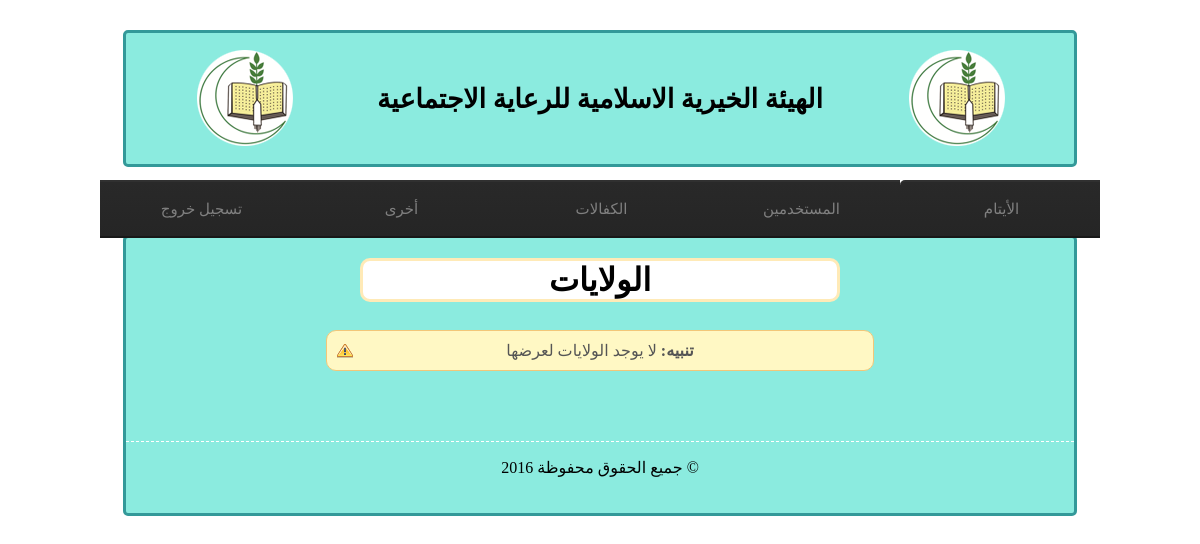
The app's page /admin/states/showState.php, older data.
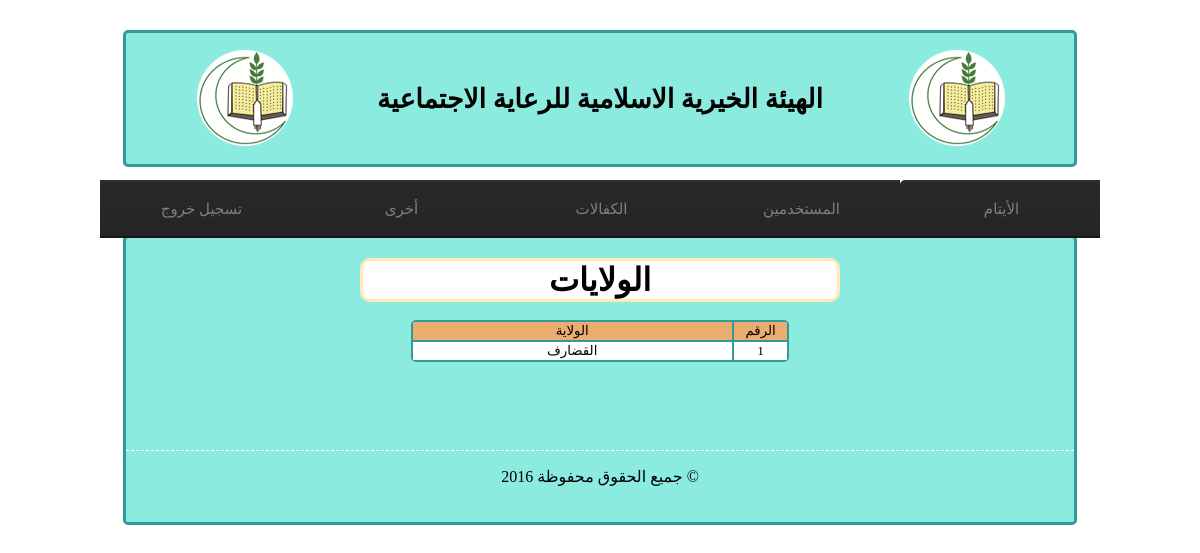
The same page, newer data.
### tables this page shows
CREATE TABLE IF NOT EXISTS `state` (
  `id` int(11) NOT NULL AUTO_INCREMENT,
  `name` varchar(100) NOT NULL,
  UNIQUE KEY `id_4` (`id`),
  KEY `id` (`id`),
  KEY `id_2` (`id`),
  KEY `id_3` (`id`)
);

### utils/stateAPI.php (called while the page is built, shortened)
<?php
function fp_states_get($extra = ''){
	$query = sprintf("SELECT * FROM `state` %s",$extra);
	$qresult = @mysql_query($query);
	$rcount = mysql_num_rows($qresult);
	if($rcount == 0 )  return 0 ;
	$states = array();
	for($i = 0 ; $i < $rcount ; $i++)
		$states[@count($states)] = @mysql_fetch_object($qresult);
	return $states ;
	}
?>

### admin/states/showState.php (the view, shortened to what this page needs)
<?php
	include('../../utils/stateAPI.php');
        include('../../utils/error_handler.php');
        $states = fp_states_get();
?>
<!DOCTYPE html PUBLIC "-//W3C//DTD XHTML 1.0 Transitional//EN" "http://www.w3.org/TR/xhtml1/DTD/xhtml1-transitional.dtd">
<html xmlns="http://www.w3.org/1999/xhtml">
<head>
<link href="../../style/pageStyle.css" rel="stylesheet" type="text/css" />
</head>
<body>
<div id="title">
<table width="90%" border="0" align="center">
  <tr>
    <td><img src="../../images/logo.png" /></td>
    <td><h1>الهيئة الخيرية الاسلامية للرعاية الاجتماعية</h1></td>
    <td><img src="../../images/logo.png" /></td>
  </tr>
</table>
</div>
<div class="menu">
	<table align="center">
    <tr>
        <td>
            <div class="container" id="main" role="main" align="center" >
            <ul class="menu" >
                <li><a href="#">الأيتام</a>
                </li>
                <li><a href="#">المستخدمين</a>
                </li>
                <li><a href="#">الكفالات</a>
                </li>
                <li><a href="#">أخرى</a>
                </li>
                <li><a href="../../utils/logout.php">تسجيل خروج</a></li>
            </ul>
            </div>
        </td>
    </tr>
</table>
</div>
<div class="main">
<h1 align="center" class="adress">  الولايات </h1>
<br />
<?php
    if($states == 0 ||$states == -1 ) {
            fp_err_show_records("الولايات");
        }
	$ucount = @count($states);
?>
<table width="40%" align="center" class="table">
    <tr align="center" class="table_header">
    <td width="40%">الولاية </td>
    <td width="5%">الرقم</td>
  </tr>
  <?php
  	for($i = 0 ; $i < $ucount ; $i++){
		$state = $states[$i];
  ?>
    <tr align="center" class="table_data<?php echo $i%2?>"  >
    <td><?php echo $state->name?></td>
    <td><?php echo $i+1?></td>
  </tr>
  <?php }
  ?>
  </table>
<br />
<div id="footer">
  <p>جميع الحقوق محفوظة 2016 &copy;</p>
</div>
</div>
</body>
</html>

### utils/error_handler.php (shortened to what this page needs)
<?php
 function fp_err_show_records($name){
 echo '
             <div style="text-align:center;color:#fff;">
                <div class="alert-box warning"><span>تنبيه: </span>لا يوجد '.$name.' لعرضها
                </div>
                </div>
                <div id="footer">
                <p>جميع الحقوق محفوظة 2016 &copy;</p>
               </div>';
            die() ;
}
?>

### style/pageStyle.css (style rules this page uses)
* { font-family:Droid Arabic Kufi; }
* td { font-size: 10pt; }
.main { width:80%; margin:0 auto ; border:#399 solid 3px ; border-radius:5px; margin-top:10px; padding:20px 0 20px 0 ; background:#8BEBDF; }
#title { padding:10px 0 10px 0 ; width:80%; margin:0 auto ; border:#399 solid 3px ; border-radius:5px; margin-top:30px; background:#8BEBDF; text-align:center; }
.adress { background: #Fff; margin: 0 auto; width: 50%; border: solid #FFEAB7 3px ; border-radius: 10px; }
#title h1 { color: #000; }
#footer { margin-top:70px; text-align:center; border-top:dashed 1px #fff ; }
.table { color:#000; border:solid #Fff 1px; border-radius:5px; }
.table { border: 0px; background: #399; }
.table_header { background: #ebad6f; border:solid 2px #C00; border-radius: 5px; }
.table_data0 { transition: background-color .2s; background: #Fff; border:solid 2px chocolate; border-radius: 5px; }
.container { margin: 10px auto; }
.menu, .menu ul { list-style: none; padding: 0; margin: 0; }
.menu { height: 58px; }
.menu li { background: -moz-linear-gradient(#292929, #252525); background: -ms-linear-gradient(#292929, #252525); background: -webkit-gradient(linear, left top, left bottom, color-stop(0%, #292929), color-stop(100%, #252525)); background: -webkit-linear-gradient(#292929, #252525); background: -o-linear-gradient(#292929, #252525); filter: progid:DXImageTransform.Microsoft.gradient(startColorstr='#292929', endColorstr='#252525'); -ms-filter: "progid:DXImageTransform.Microsoft.gradient(startColorstr='#292929', endColorstr='#252525')"; background: linear-gradient(#292929, #252525); border-bottom: 2px solid #181818; border-top: 2px solid #303030; min-width: 200px; }
.menu > li { display: block; float: right; position: relative; }
.menu > li:first-child { border-radius: 5px 0 0; }
.menu a { border-left: 3px solid rgba(0, 0, 0, 0); color: #808080; display: block; font-size: 15px; line-height: 54px; padding: 0 25px; text-decoration: none; text-transform: uppercase; }
.alert-box { direction: rtl; color:#555; border-radius:10px; padding:10px 36px; margin: 0 auto; margin-top: 10px; width: 50%; }
.alert-box span { font-weight:bold; text-transform:uppercase; }
.warning { background:#fff8c4 url('../images/style images/warning.png') no-repeat 10px 50%; border:1px solid #f2c779; }

Row changes from the older to the newer data that the page shows:
added state: name "القضارف"
Text that changed along with them:
$name: "الولايات" → (not shown)
text no longer shown: "تنبيه: لا يوجد لعرضها"
text now shown: "الولاية الرقم"
